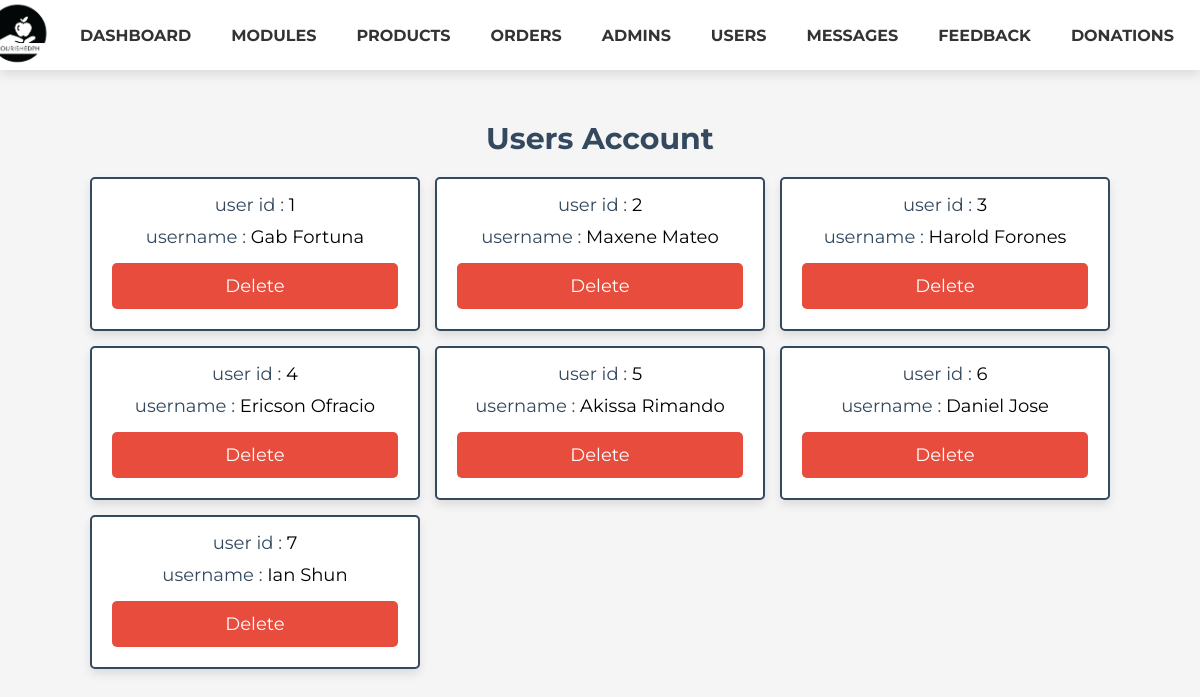
/admin/users_accounts.php (signed in), run on the app's committed database.
### tables this page shows
CREATE TABLE `users` (
  `id` int(100) NOT NULL,
  `name` varchar(20) NOT NULL,
  `email` varchar(50) NOT NULL,
  `number` varchar(10) NOT NULL,
  `password` varchar(50) NOT NULL,
  `address` varchar(500) NOT NULL
);

### admin/users_accounts.php (the view, shortened to what this page needs)
<?php
include '../components/connect.php';
?>
<!DOCTYPE html>
<html lang="en">
<head>
   <link rel="stylesheet" href="https://cdnjs.cloudflare.com/ajax/libs/font-awesome/6.1.1/css/all.min.css">
   <link rel="stylesheet" href="../css/admin_style.css">
</head>
<body>
<?php include '../components/admin_header.php' ?>
<section class="accounts">
   <h1 class="heading">users account</h1>
   <div class="box-container">
   <?php
      $select_account = $conn->prepare("SELECT * FROM `users`");
      $select_account->execute();
      if($select_account->rowCount() > 0){
         while($fetch_accounts = $select_account->fetch(PDO::FETCH_ASSOC)){
   ?>
   <div class="box">
      <p> user id : <span><?= $fetch_accounts['id']; ?></span> </p>
      <p> username : <span><?= $fetch_accounts['name']; ?></span> </p>
      <a href="users_accounts.php?delete=<?= $fetch_accounts['id']; ?>" class="delete-btn" onclick="return confirm('delete this account?');">delete</a>
   </div>
   <?php
      }
   }else{
      echo '<p class="empty">no accounts available</p>';
   }
   ?>
   </div>
</section>
</body>
</html>

### css/admin_style.css (style rules this page uses)
:root { --main-color:#4834d4; --red:#e74c3c; --orange:#f39c12; --green: #04ec0c; --black:#34495e; --white:#fff; --light-bg:#f5f5f5; --light-color:#999; --border:.2rem solid var(--black); --box-shadow:0 .5rem 1rem rgba(0,0,0,.1); }
* { font-family: 'Montserrat', sans-serif; margin:0; padding:0; box-sizing: border-box; text-decoration: none; outline: none; border:none; }
html { font-size: 62.5%; overflow-x: hidden; }
body { background-color: var(--light-bg); }
section { max-width: 1200px; margin:0 auto; padding:2rem; }
.btn, .delete-btn, .option-btn { display: block; margin-top: 1rem; border-radius: .5rem; cursor: pointer; width: 100%; font-size: 1.8rem; color:var(--white); padding:1.2rem 3rem; text-transform: capitalize; text-align: center; }
.delete-btn { background-color: var(--red); }
.heading { text-align: center; margin-bottom: 2rem; text-transform: capitalize; color:var(--black); font-size: 3rem; }
body { padding-top: 100px; }
.accounts .box-container { display: grid; grid-template-columns: repeat(auto-fit, 33rem); gap:1.5rem; justify-content: center; align-items: flex-start; }
.accounts .box-container .box { background-color: var(--white); border-radius: .5rem; box-shadow: var(--box-shadow); border:var(--border); padding:2rem; padding-top: 1rem; text-align: center; }
.accounts .box-container .box p { padding: .5rem 0; font-size: 1.8rem; color: var(--black); }
.accounts .box-container .box p span { color: black; }

### data on the page
users: id "1", name "Gab Fortuna"
users: id "2", name "Maxene Mateo"
users: id "3", name "Harold Forones"
users: id "4", name "Ericson Ofracio"
users: id "5", name "Akissa Rimando"
users: id "6", name "Daniel Jose"
users: id "7", name "Ian Shun"
